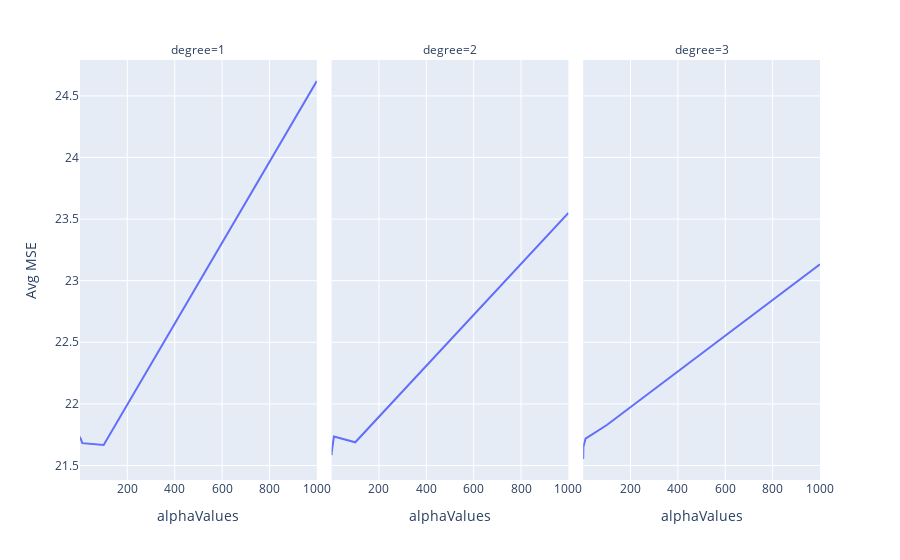

Notebook code cell kept with this figure:
### Code cell
px.line(results, x='alphaValues', y='Avg MSE', facet_col='degree')

### Figure 1 — Plotly figure (JSON) as saved in the notebook; plotly's stock layout.template omitted (floating-point values rounded to 4 significant figures)
{"data": [{"hovertemplate": "degree=1<br>alphaValues=%{x}<br>Avg MSE=%{y}<extra></extra>", "legendgroup": "", "line": {"color": "#636efa", "dash": "solid"}, "marker": {"symbol": "circle"}, "mode": "lines", "name": "", "orientation": "v", "showlegend": false, "type": "scatter", "x": [0.1, 1, 10, 100, 1000], "xaxis": "x", "y": [21.73, 21.73, 21.68, 21.67, 24.62], "yaxis": "y"}, {"hovertemplate": "degree=2<br>alphaValues=%{x}<br>Avg MSE=%{y}<extra></extra>", "legendgroup": "", "line": {"color": "#636efa", "dash": "solid"}, "marker": {"symbol": "circle"}, "mode": "lines", "name": "", "orientation": "v", "showlegend": false, "type": "scatter", "x": [0.1, 1, 10, 100, 1000], "xaxis": "x2", "y": [21.58, 21.61, 21.74, 21.69, 23.55], "yaxis": "y2"}, {"hovertemplate": "degree=3<br>alphaValues=%{x}<br>Avg MSE=%{y}<extra></extra>", "legendgroup": "", "line": {"color": "#636efa", "dash": "solid"}, "marker": {"symbol": "circle"}, "mode": "lines", "name": "", "orientation": "v", "showlegend": false, "type": "scatter", "x": [0.1, 1, 10, 100, 1000], "xaxis": "x3", "y": [21.55, 21.65, 21.72, 21.83, 23.13], "yaxis": "y3"}], "layout": {"annotations": [{"font": {}, "showarrow": false, "text": "degree=1", "x": 0.16, "xanchor": "center", "xref": "paper", "y": 1, "yanchor": "bottom", "yref": "paper"}, {"font": {}, "showarrow": false, "text": "degree=2", "x": 0.5, "xanchor": "center", "xref": "paper", "y": 1, "yanchor": "bottom", "yref": "paper"}, {"font": {}, "showarrow": false, "text": "degree=3", "x": 0.84, "xanchor": "center", "xref": "paper", "y": 1, "yanchor": "bottom", "yref": "paper"}], "legend": {"tracegroupgap": 0}, "margin": {"t": 60}, "xaxis": {"anchor": "y", "domain": [0, 0.32], "title": {"text": "alphaValues"}}, "xaxis2": {"anchor": "y2", "domain": [0.34, 0.66], "matches": "x", "title": {"text": "alphaValues"}}, "xaxis3": {"anchor": "y3", "domain": [0.68, 1.0], "matches": "x", "title": {"text": "alphaValues"}}, "yaxis": {"anchor": "x", "domain": [0, 1], "title": {"text": "Avg MSE"}}, "yaxis2": {"anchor": "x2", "domain": [0, 1], "matches": "y", "showticklabels": false}, "yaxis3": {"anchor": "x3", "domain": [0, 1], "matches": "y", "showticklabels": false}}}
